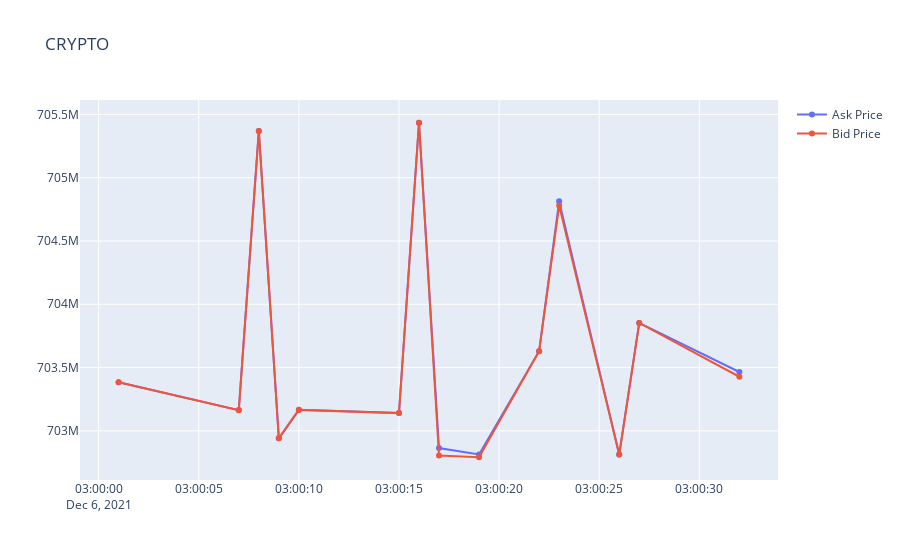

The notebook cell this image was saved under:
### Code cell
import plotly.express as px
import plotly.graph_objects as go

fig = go.Figure()
fig.add_trace(go.Scatter(x=data['ddate'].astype(str),y=data['ask_price'],
                    mode='lines+markers',
                    name='Ask Price'))
fig.add_trace(go.Scatter(x=data['ddate'].astype(str),y=data['bid_price'],
                    mode='lines+markers',
                    name='Bid Price'))

fig.update_layout(title='CRYPTO')
fig.show()

### Figure 1 — Plotly figure (JSON) as saved in the notebook; plotly's stock layout.template omitted (floating-point values rounded to 4 significant figures)
{"data": [{"mode": "lines+markers", "name": "Ask Price", "type": "scatter", "x": ["2021-12-06 03:00:01", "2021-12-06 03:00:07", "2021-12-06 03:00:08", "2021-12-06 03:00:09", "2021-12-06 03:00:10", "2021-12-06 03:00:15", "2021-12-06 03:00:16", "2021-12-06 03:00:17", "2021-12-06 03:00:19", "2021-12-06 03:00:22", "2021-12-06 03:00:23", "2021-12-06 03:00:26", "2021-12-06 03:00:27", "2021-12-06 03:00:32"], "y": [703400000.0, 703200000.0, 705368490, 702900000.0, 703200000.0, 703100000.0, 705400000.0, 702900000.0, 702800000.0, 703600000.0, 704800000.0, 702800000.0, 703900000.0, 703500000.0]}, {"mode": "lines+markers", "name": "Bid Price", "type": "scatter", "x": ["2021-12-06 03:00:01", "2021-12-06 03:00:07", "2021-12-06 03:00:08", "2021-12-06 03:00:09", "2021-12-06 03:00:10", "2021-12-06 03:00:15", "2021-12-06 03:00:16", "2021-12-06 03:00:17", "2021-12-06 03:00:19", "2021-12-06 03:00:22", "2021-12-06 03:00:23", "2021-12-06 03:00:26", "2021-12-06 03:00:27", "2021-12-06 03:00:32"], "y": [703400000.0, 703200000.0, 705400000.0, 702900000.0, 703200000.0, 703100000.0, 705400000.0, 702800000.0, 702800000.0, 703600000.0, 704800000.0, 702800000.0, 703900000.0, 703400000.0]}], "layout": {"title": {"text": "CRYPTO"}}}
